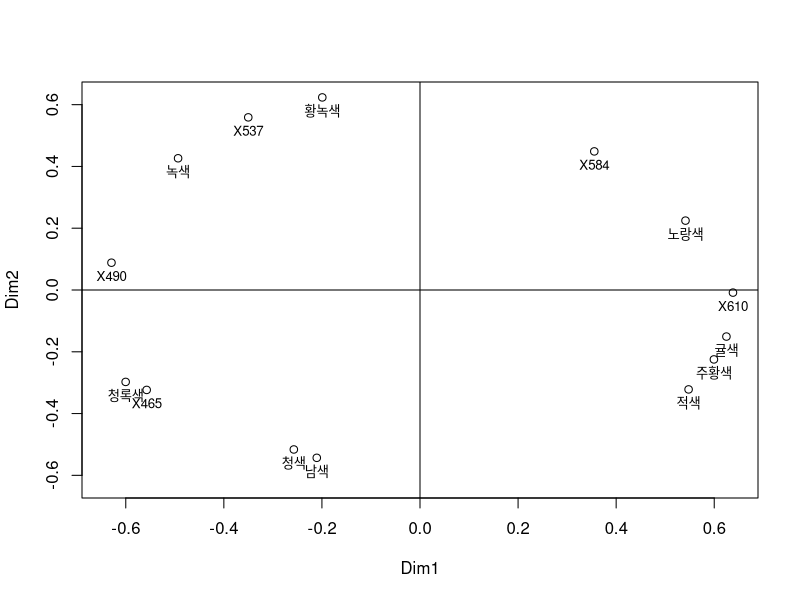
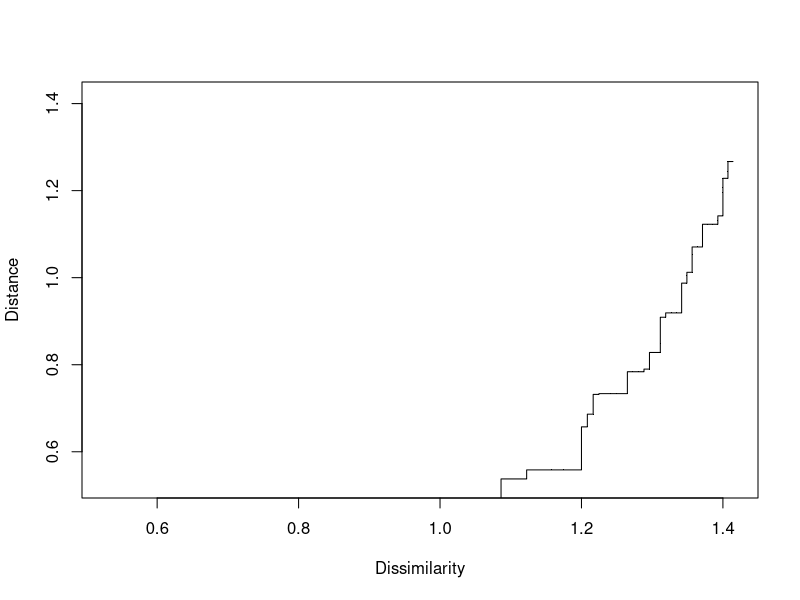
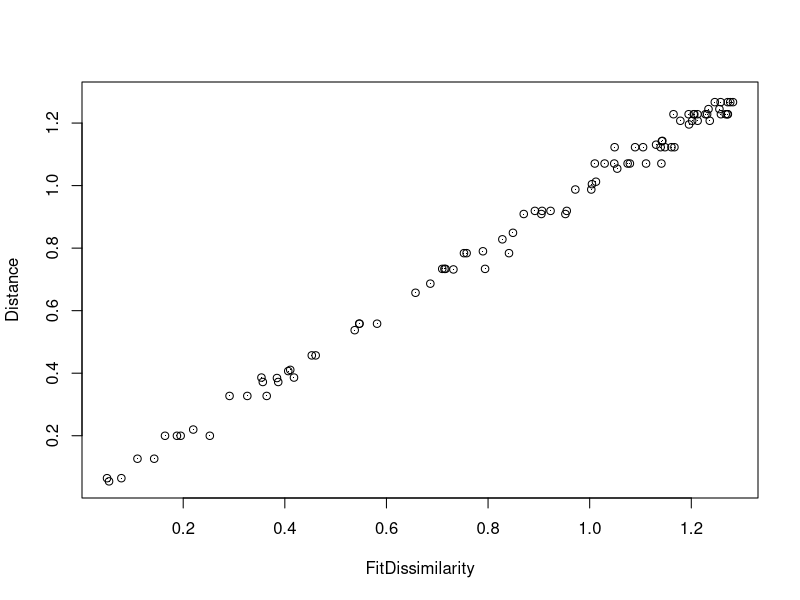
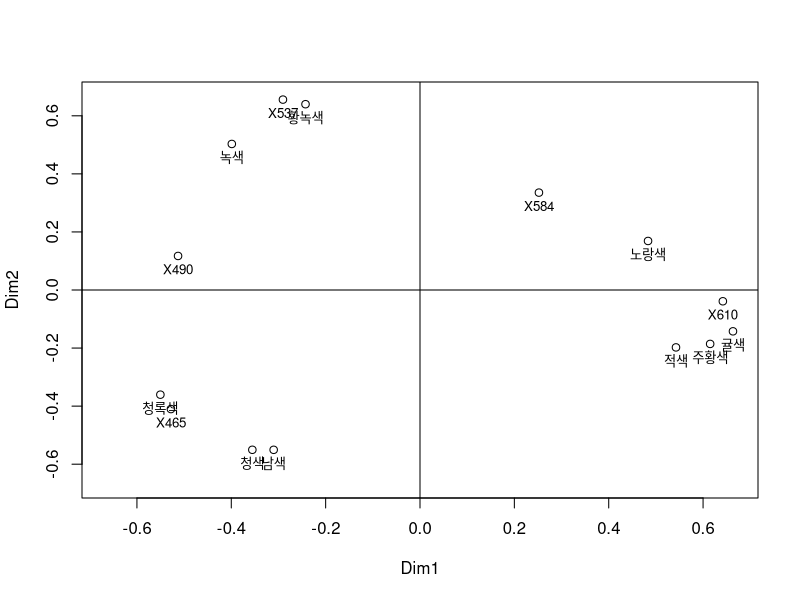
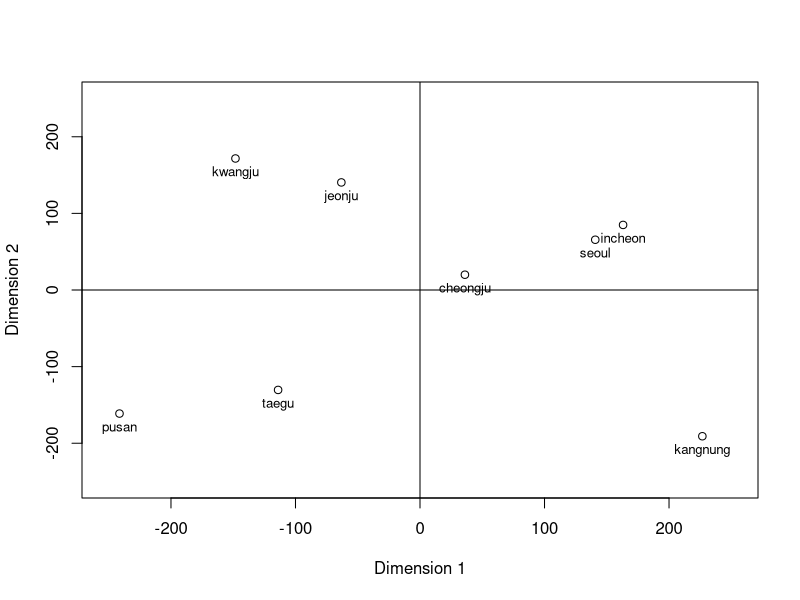
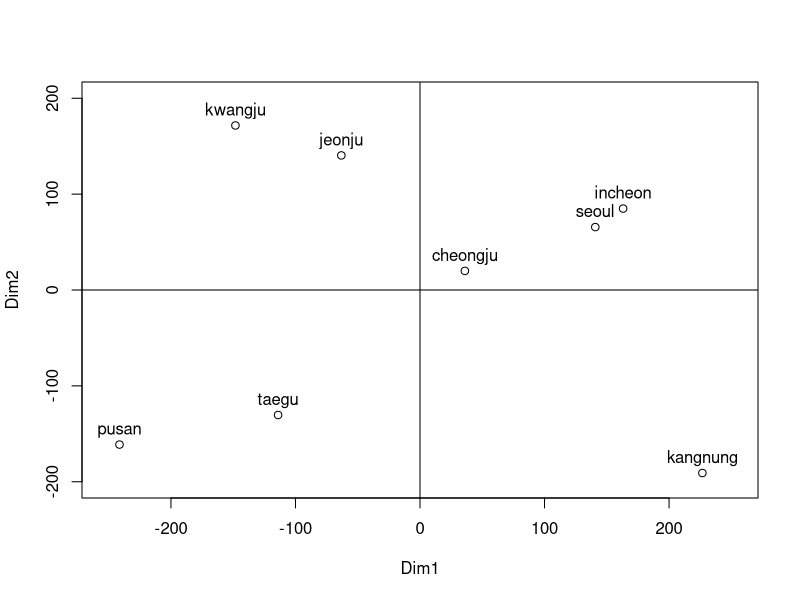
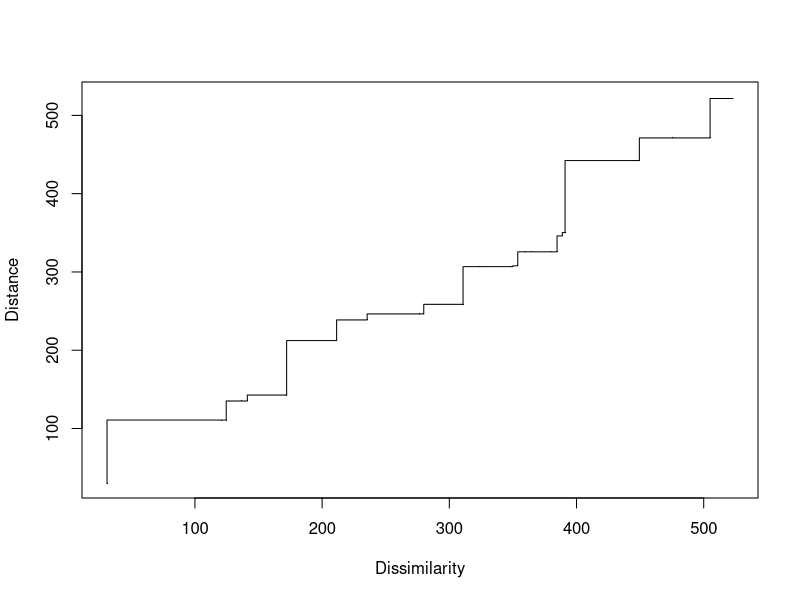
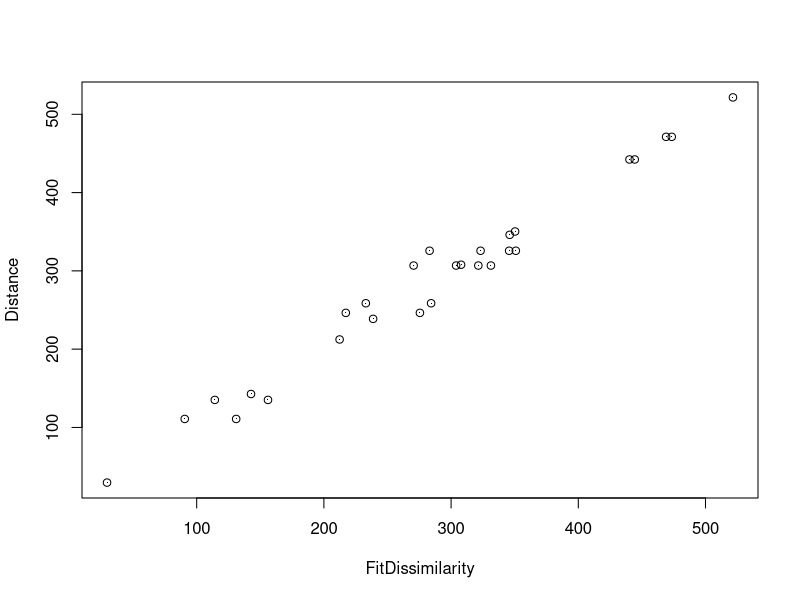

Here is the R script that generated these plots, in order:
## ---- chunk 1
knitr::opts_chunk$set(echo=T, fig.align = "center", message=F, warning=F, fig.height = 5, cache=F, dpi = 300, dev = "png")
## ---- chunk 2
setwd("D:\\Jae Kwan\\R프로그래밍\\Multivariate Analysis")
data<-read.table("color3.txt", header=T)

colnames(data)<-c("남색","청색","X465","청록색","X490","녹색","X537","황녹색","X584","노랑색","X610","귤색","주황색","적색")
## ---- chunk 3
C<-as.matrix(data)

color_name<-colnames(C); n<-nrow(C)
## ---- chunk 4
J<-matrix(1,n,n)
cii<-diag(diag(C))%*%J
cij<-C
cjj<-J%*%diag(diag(C))

D<-sqrt(cii-2*cij+cjj)
round(D,3)
## ---- chunk 5
library(MASS)
con<-isoMDS(D, k=2)
con
## ---- chunk 6
x<-con$points[,1]; y<-con$points[,2]
lim1<-c(-max(abs(x)), max(abs(x))); lim2<-c(-max(abs(y)), max(abs(y)))

plot(x,y, xlab="Dim1", ylab="Dim2", xlim=lim1, ylim=lim2)
text(x,y,color_name, cex=0.8, pos=1)
abline(v=0, h=0)
## ---- chunk 7
data_sh <- Shepard(D[lower.tri(D)], con$points)

plot(data_sh$x,data_sh$yf, pch = ".", xlab = "Dissimilarity", ylab = "Distance", 
     xlim = range(data_sh$x), ylim = range(data_sh$x))
lines(data_sh$x, data_sh$yf, type = "S")
## ---- chunk 8
plot(data_sh$y,data_sh$yf, pch = ".", xlab="FitDissimilarity", ylab="Distance", 
  xlim=range(data_sh$y), ylim=range(data_sh$y))
lines(data_sh$y, data_sh$yf, type="p")
## ---- chunk 9
con<-cmdscale(D, k=2, eig=T) 
con
## ---- chunk 10
x<-con$points[,1] ; y<-con$points[,2] 
lim<-c(-max(abs(con$points)), max(abs(con$points)))

plot(x, y, xlab="Dim1", ylab="Dim2", xlim=lim, ylim=lim) 
text(x, y, color_name, cex=0.8, pos=1) 
abline(v=0, h=0)
## ---- chunk 11
setwd("D:\\Jae Kwan\\R프로그래밍\\Multivariate Analysis")
data2<-read.table("railroad2.txt", header=T)
data2
## ---- chunk 12
D<-as.matrix(data2)
rail_name<-colnames(D)
## ---- chunk 13
con<-cmdscale(D, k=2, eig=T) 
con
## ---- chunk 14
x<-con$points[,1]; y<-con$points[,2]
lim<-c(-max(abs(con$points)+10), max(abs(con$points)+10))

plot(x,y, xlab="Dimension 1", ylab="Dimension 2", xlim=lim, ylim=lim)
text(x,y+0.6, rail_name, cex=0.8, pos=1)
abline(v=0, h=0)
## ---- chunk 15
library(MASS)
con<-isoMDS(D, k=2)
con
## ---- chunk 16
x<-con$points[,1]; y<-con$points[,2]
lim1<-c(-max(abs(x)+10), max(abs(x)+10)); lim2<-c(-max(abs(y)+10), max(abs(y)+10))

plot(x,y, xlab="Dim1", ylab="Dim2", xlim=lim1, ylim=lim2)
text(x,y,rail_name, cex=1, pos=3)
abline(v=0, h=0)
## ---- chunk 17
data2_sh <- Shepard(D[lower.tri(D)], con$points)

plot(data2_sh$x,data2_sh$yf, pch = ".", xlab = "Dissimilarity", ylab = "Distance", 
     xlim = range(data2_sh$x), ylim = range(data2_sh$x))
lines(data2_sh$x, data2_sh$yf, type = "S")
## ---- chunk 18
plot(data2_sh$y,data2_sh$yf, pch = ".", xlab="FitDissimilarity", ylab="Distance", 
  xlim=range(data2_sh$y), ylim=range(data2_sh$y))
lines(data2_sh$y, data2_sh$yf, type="p")
